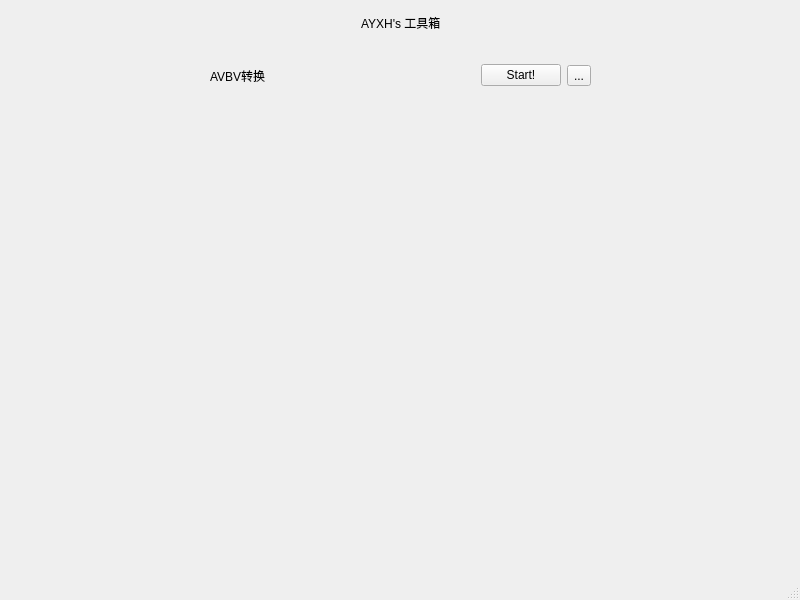
<?xml version="1.0" encoding="UTF-8"?>
<ui version="4.0">
 <class>MainWindow</class>
 <widget class="QMainWindow" name="MainWindow">
  <property name="enabled">
   <bool>true</bool>
  </property>
  <property name="geometry">
   <rect>
    <x>0</x>
    <y>0</y>
    <width>800</width>
    <height>600</height>
   </rect>
  </property>
  <property name="windowTitle">
   <string>AYXH-Tool-Box</string>
  </property>
  <widget class="QWidget" name="centralwidget">
   <widget class="QWidget" name="widget" native="true">
    <property name="geometry">
     <rect>
      <x>0</x>
      <y>0</y>
      <width>801</width>
      <height>45</height>
     </rect>
    </property>
    <layout class="QHBoxLayout" name="horizontalLayout">
     <item>
      <spacer name="horizontalSpacer">
       <property name="orientation">
        <enum>Qt::Horizontal</enum>
       </property>
       <property name="sizeHint" stdset="0">
        <size>
         <width>330</width>
         <height>20</height>
        </size>
       </property>
      </spacer>
     </item>
     <item>
      <widget class="QLabel" name="label">
       <property name="text">
        <string>AYXH's 工具箱</string>
       </property>
      </widget>
     </item>
     <item>
      <spacer name="horizontalSpacer_2">
       <property name="orientation">
        <enum>Qt::Horizontal</enum>
       </property>
       <property name="sizeHint" stdset="0">
        <size>
         <width>329</width>
         <height>20</height>
        </size>
       </property>
      </spacer>
     </item>
    </layout>
   </widget>
   <widget class="QWidget" name="widget_2" native="true">
    <property name="geometry">
     <rect>
      <x>0</x>
      <y>50</y>
      <width>801</width>
      <height>51</height>
     </rect>
    </property>
    <layout class="QHBoxLayout" name="horizontalLayout_2">
     <item>
      <spacer name="horizontalSpacer_3">
       <property name="orientation">
        <enum>Qt::Horizontal</enum>
       </property>
       <property name="sizeHint" stdset="0">
        <size>
         <width>182</width>
         <height>20</height>
        </size>
       </property>
      </spacer>
     </item>
     <item>
      <widget class="QLabel" name="label_2">
       <property name="text">
        <string>AVBV转换</string>
       </property>
      </widget>
     </item>
     <item>
      <spacer name="horizontalSpacer_4">
       <property name="orientation">
        <enum>Qt::Horizontal</enum>
       </property>
       <property name="sizeHint" stdset="0">
        <size>
         <width>181</width>
         <height>20</height>
        </size>
       </property>
      </spacer>
     </item>
     <item>
      <widget class="QPushButton" name="pushButton_avbv">
       <property name="text">
        <string>Start!</string>
       </property>
      </widget>
     </item>
     <item>
      <widget class="QToolButton" name="toolButton">
       <property name="text">
        <string>...</string>
       </property>
      </widget>
     </item>
     <item>
      <spacer name="horizontalSpacer_5">
       <property name="orientation">
        <enum>Qt::Horizontal</enum>
       </property>
       <property name="sizeHint" stdset="0">
        <size>
         <width>182</width>
         <height>20</height>
        </size>
       </property>
      </spacer>
     </item>
    </layout>
   </widget>
  </widget>
  <widget class="QMenuBar" name="menubar">
   <property name="geometry">
    <rect>
     <x>0</x>
     <y>0</y>
     <width>800</width>
     <height>26</height>
    </rect>
   </property>
  </widget>
  <widget class="QStatusBar" name="statusbar"/>
 </widget>
 <resources/>
 <connections/>
</ui>
